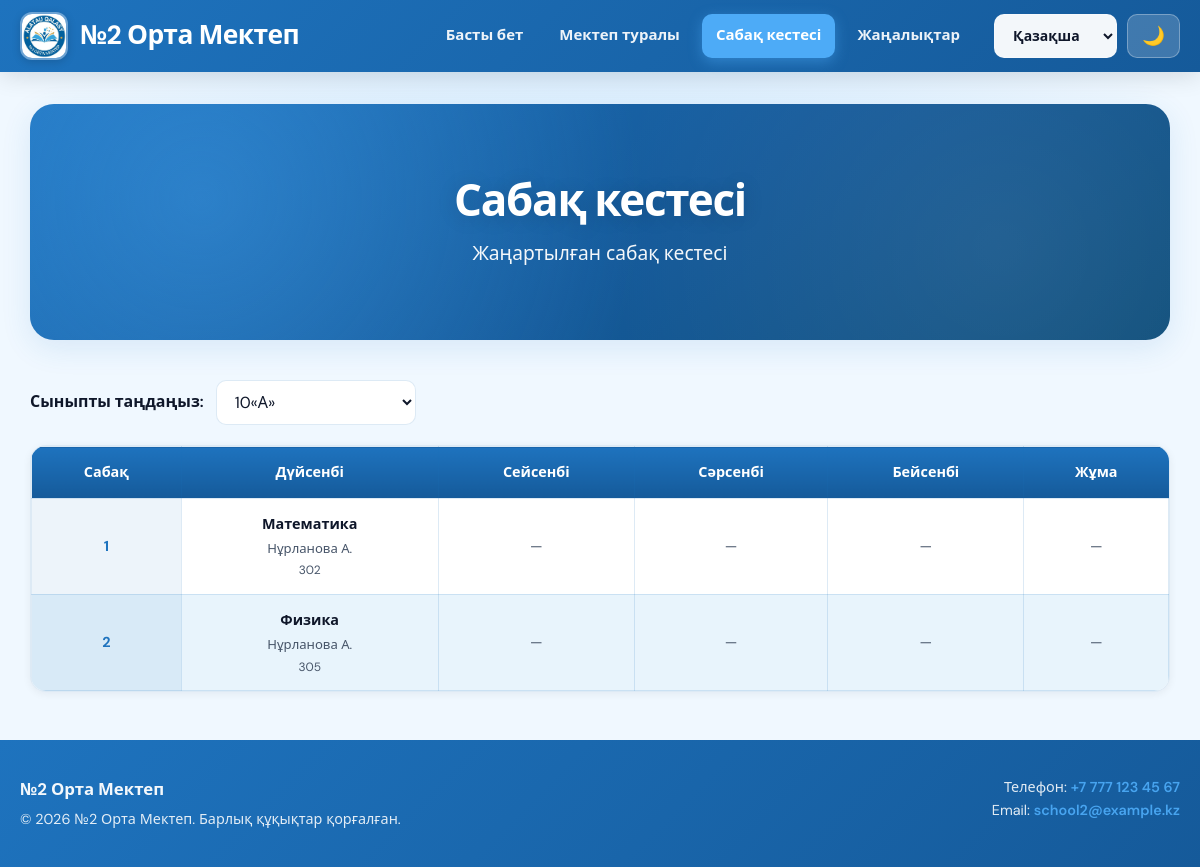
Page /schedule/ on the committed database.
### portal/models.py (models this page shows, shortened)
class ScheduleSlot(models.Model):
    WEEKDAY_CHOICES = [
        (0, _("Дүйсенбі")),
        (1, _("Сейсенбі")),
        (2, _("Сәрсенбі")),
        (3, _("Бейсенбі")),
        (4, _("Жұма")),
        (5, _("Сенбі")),
        (6, _("Жексенбі")),
    ]
    school_class = models.ForeignKey(
        SchoolClass,
        on_delete=models.CASCADE,
        related_name="schedule_slots",
        verbose_name="Сынып",
    )
    weekday = models.PositiveSmallIntegerField("Апта күні", choices=WEEKDAY_CHOICES)
    lesson_number = models.PositiveSmallIntegerField("Сабақ №")
    subject = models.ForeignKey(
        Subject,
        on_delete=models.PROTECT,
        related_name="schedule_slots",
        verbose_name="Пән",
    )
    teacher = models.ForeignKey(
        Teacher,
        on_delete=models.SET_NULL,
        null=True,
        blank=True,
        related_name="schedule_slots",
        verbose_name="Мұғалім",
    )
    room = models.CharField("Кабинет", max_length=32, blank=True)
    class Meta:
        ordering = ["school_class", "weekday", "lesson_number"]
        verbose_name = "Сабақ слоты"
        verbose_name_plural = "Сабақ кестесі"
        constraints = [
            models.UniqueConstraint(
                fields=["school_class", "weekday", "lesson_number"],
                name="portal_scheduleslot_class_day_lesson_uniq",
            )
        ]

class Subject(models.Model):
    name = models.CharField("Пән атауы (қаз)", max_length=120)
    name_ru = models.CharField("Атауы (орыс)", max_length=120, blank=True)
    name_en = models.CharField("Атауы (ағыл.)", max_length=120, blank=True)
    class Meta:
        ordering = ["name"]
        verbose_name = "Пән"
        verbose_name_plural = "Пәндер"

class Teacher(models.Model):
    last_name = models.CharField("Тегі", max_length=80)
    first_name = models.CharField("Аты", max_length=80)
    middle_name = models.CharField("Әкесінің аты", max_length=80, blank=True)
    subjects = models.ManyToManyField(
        Subject,
        verbose_name="Пәндер",
        blank=True,
        related_name="teachers",
    )
    email = models.EmailField("Email", blank=True)
    phone = models.CharField("Телефон", max_length=32, blank=True)
    position = models.CharField("Лауазымы (қаз)", max_length=120, blank=True)
    position_ru = models.CharField("Лауазым (орыс)", max_length=120, blank=True)
    position_en = models.CharField("Должность (англ.)", max_length=120, blank=True)
    class Meta:
        ordering = ["last_name", "first_name"]
        verbose_name = "Мұғалім"
        verbose_name_plural = "Мұғалімдер"
    def short_name(self):
        initial = (self.first_name[:1] + ".") if self.first_name else ""
        return f"{self.last_name} {initial}".strip()

### portal/views.py (the view)
# urls.py: path("schedule/", views.schedule, name="schedule"),
def schedule(request, class_slug=None):
    classes = SchoolClass.objects.all()
    selected = None
    if class_slug:
        selected = get_object_or_404(SchoolClass, slug=class_slug)
    elif classes.exists():
        selected = classes.first()
    weekdays = list(range(5))
    weekday_labels = [
        dict(ScheduleSlot.WEEKDAY_CHOICES)[d] for d in weekdays
    ]
    slot_map = {}
    max_lesson = 0
    if selected:
        slots = selected.schedule_slots.select_related("subject", "teacher").all()
        for s in slots:
            if s.weekday in weekdays:
                slot_map[(s.weekday, s.lesson_number)] = s
                max_lesson = max(max_lesson, s.lesson_number)
        if max_lesson == 0:
            max_lesson = 6
    else:
        max_lesson = 6
    lesson_range = list(range(1, max_lesson + 1))
    schedule_rows = []
    for lesson in lesson_range:
        cells = [slot_map.get((day, lesson)) for day in weekdays]
        schedule_rows.append({"lesson": lesson, "cells": cells})
    return render(
        request,
        "portal/schedule.html",
        {
            "nav": "schedule",
            "classes": classes,
            "selected_class": selected,
            "weekday_labels": weekday_labels,
            "schedule_rows": schedule_rows,
        },
    )

### portal/models.py (called while the page is built)
    def __str__(self):
        return f"{self.grade}«{self.letter}»"

### portal/templatetags/l10n_tags.py (called while the page is built)
@register.filter
def loc(obj, field_name: str):
    if obj is None:
        return ""
    lang = (translation.get_language() or "kk").split("-")[0]
    base = getattr(obj, field_name, None)
    if lang == "kk":
        return base if base is not None else ""
    alt = getattr(obj, f"{field_name}_{lang}", None)
    if alt:
        return alt
    return base if base is not None else ""

### templates/portal/schedule.html (shortened to what this page needs)
{% extends "portal/base.html" %}
{% load i18n %}
{% load l10n_tags %}
{% block content %}
        <section class="hero">
            <h1>{% trans "Сабақ кестесі" %}</h1>
            <p>{% trans "Жаңартылған сабақ кестесі" %}</p>
        </section>
        {% if classes %}
        <div class="schedule-toolbar">
            <label for="classSelect" class="schedule-toolbar-label">{% trans "Сыныпты таңдаңыз:" %}</label>
            <select id="classSelect" class="schedule-class-select" aria-label="{% trans 'Сынып' %}">
                {% for c in classes %}
                    <option value="{% url 'portal:schedule_class' c.slug %}"{% if selected_class and c.pk == selected_class.pk %} selected{% endif %}>
                        {{ c }}
                    </option>
                {% endfor %}
            </select>
        </div>
        {% endif %}
        {% if selected_class %}
        <div class="schedule-wrapper" role="region" aria-label="{% trans 'Сабақ кестесі кестесі' %}">
            <table class="schedule-table">
                <thead>
                    <tr>
                        <th>{% trans "Сабақ" %}</th>
                        {% for label in weekday_labels %}
                            <th>{{ label }}</th>
                        {% endfor %}
                    </tr>
                </thead>
                <tbody>
                    {% for row in schedule_rows %}
                    <tr>
                        <td>{{ row.lesson }}</td>
                        {% for cell in row.cells %}
                        <td>
                            {% if cell %}
                                <span class="schedule-subject">{{ cell.subject|loc:"name" }}</span>
                                {% if cell.teacher %}
                                    <span class="schedule-teacher">{{ cell.teacher.short_name }}</span>
                                {% endif %}
                                {% if cell.room %}
                                    <small class="schedule-room">{{ cell.room }}</small>
                                {% endif %}
                            {% else %}
                                <span class="schedule-empty">—</span>
                            {% endif %}
                        </td>
                        {% endfor %}
                    </tr>
                    {% endfor %}
                </tbody>
            </table>
        </div>
        {% else %}
        <p class="empty-hint">{% trans "Сыныптар әлі қосылмаған. Әкімшіліктен сынып пен кестені енгізіңіз." %}</p>
        {% endif %}
{% endblock %}

### templates/portal/base.html (shortened to what this page needs)
{% load static %}
{% load i18n %}
<!DOCTYPE html>
<html lang="{{ LANGUAGE_CODE }}">
<head>
    <link rel="stylesheet" href="{% static 'style.css' %}">
</head>
<body>
    <header class="header">
        <div class="header-inner">
            <a href="{% url 'portal:index' %}" class="logo-container" aria-label="{% trans 'Басты бетке' %}">
                <img src="{% static '1234.jpg' %}" alt="" class="logo-img" width="48" height="48">
                <span class="logo-text" id="logo">{% trans "№2 Орта Мектеп" %}</span>
            </a>
            <div class="header-actions">
                <nav class="nav" id="mainNav" aria-label="{% trans 'Негізгі мәзір' %}">
                    <a href="{% url 'portal:index' %}"{% if nav == "home" %} class="active"{% endif %}>{% trans "Басты бет" %}</a>
                    <a href="{% url 'portal:about' %}"{% if nav == "about" %} class="active"{% endif %}>{% trans "Мектеп туралы" %}</a>
                    <a href="{% url 'portal:schedule' %}"{% if nav == "schedule" %} class="active"{% endif %}>{% trans "Сабақ кестесі" %}</a>
                    <a href="{% url 'portal:news' %}"{% if nav == "news" %} class="active"{% endif %}>{% trans "Жаңалықтар" %}</a>
                </nav>
                <div class="controls">
                    <form action="{% url 'set_language' %}" method="post" class="lang-form">
                        <select name="language" id="languageSelector" title="{% trans 'Тілді таңдау' %}" aria-label="{% trans 'Тілді таңдау' %}" onchange="this.form.submit()">
                            <option value="kk"{% if LANGUAGE_CODE == 'kk' %} selected{% endif %}>{% trans "Қазақша" %}</option>
                        </select>
                    </form>
                    <button type="button" id="themeToggle" class="theme-btn" title="{% trans 'Тақырып' %}">🌙</button>
                </div>
            </div>
        </div>
    </header>
    <main>
        {% block content %}{% endblock %}
    </main>
    <footer class="footer">
        <div class="footer-inner">
            <div class="footer-brand">
                <strong>{% trans "№2 Орта Мектеп" %}</strong>
                <p>{% blocktrans %}© 2026 №2 Орта Мектеп. Барлық құқықтар қорғалған.{% endblocktrans %}</p>
            </div>
            <div class="footer-contact">
                <p>{% trans "Телефон:" %} <a href="tel:+77771234567">+7 777 123 45 67</a></p>
                <p>Email: <a href="mailto:school2@example.kz">school2@example.kz</a></p>
            </div>
        </div>
    </footer>
</body>
</html>

### rows in the picture
ScheduleSlot: subject|loc "Математика", teacher.short_name "Нұрланова А.", room "302"
ScheduleSlot: subject|loc "Физика", teacher.short_name "Нұрланова А.", room "305"

### other values in the picture
{{ label }} "Дүйсенбі" "Сейсенбі" "Сәрсенбі" "Бейсенбі" "Жұма"
{{ row.lesson }} "1" "2"
form field value "10«А»"
